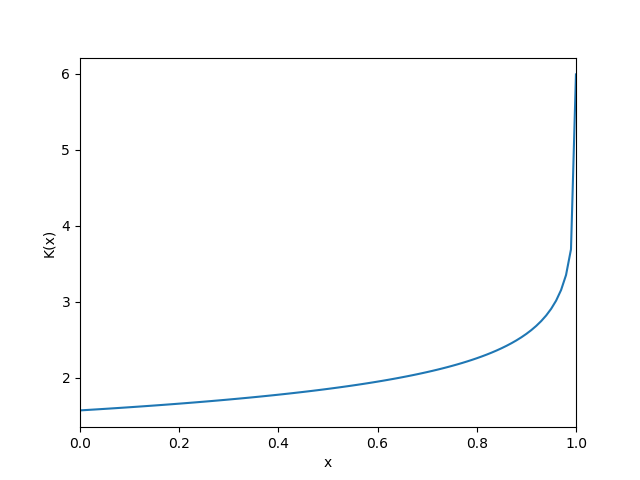

The script that saved this image:
from pylab import*

data = loadtxt("hw2.dat")

plot(data[0:101, 0], data[0:101, 1])
xlim(0, 1)
xlabel("x")
ylabel("K(x)")
savefig('hw2_trapezoid.png')
